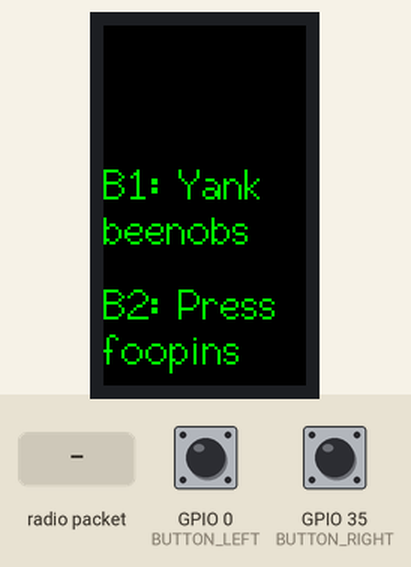
A sketch run on a simulated ESP32. Parts: 135×240 colour display. Inputs (shaded band) come from the test bench; at power-on: GPIO 0 (BUTTON_LEFT) HIGH, GPIO 35 (BUTTON_RIGHT) HIGH. Random numbers use the default seed unless the sketch sets one; what the sketch prints to the serial monitor is not drawn.

Above: at 0.2 s.
At 1.8 s:
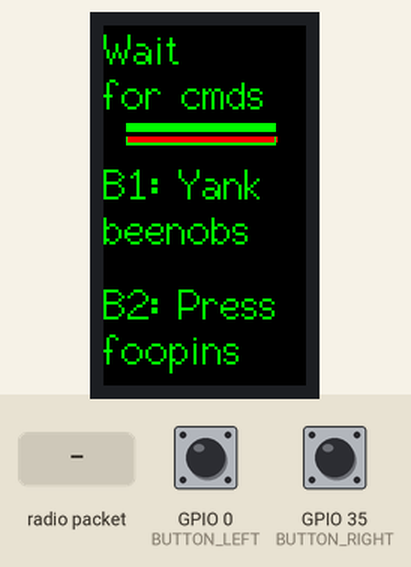
1.9 s: radio packet "A" arrives
At 2.12 s:
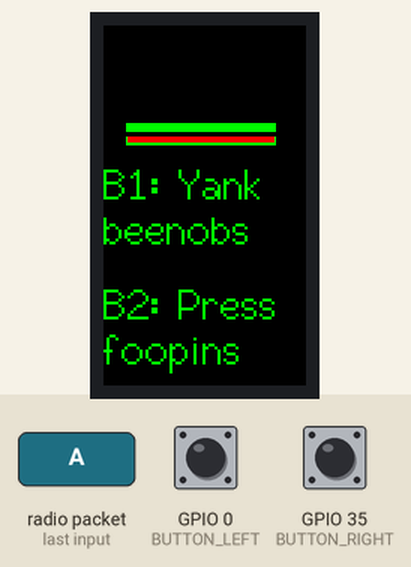
3.7 s: radio packet "A" arrives
5.2 s: radio packet "P" arrives
Timing chart, 0 to 8.2 s (numbered marks = the images above; inputs shaded):
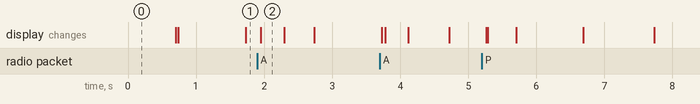

The sketch:

spaceteamAB.ino
```cpp
/*
  Spacetime using ESP32

  Modified by Tiffany Tseng for esp32 Arduino Board Definition 3.0+
  Originally created by Mark Santolucito for Barnard COMS 3930
  Based on DroneBot Workshop 2022 ESP-NOW Multi Unit Demo
*/

// Include Libraries
#include <WiFi.h>
#include <esp_now.h>
#include <TFT_eSPI.h>  // Graphics and font library for ST7735 driver chip
#include <SPI.h>

TFT_eSPI tft = TFT_eSPI();  // Invoke library, pins defined in User_Setup.h

String cmd1 = "";
String cmd2 = "";
volatile bool scheduleCmd1Send = false;
volatile bool scheduleCmd2Send = false;

String cmdRecvd = "";
const String waitingCmd = "Wait for cmds";
bool redrawCmdRecvd = false;

// for drawing progress bars
int progress = 0;
int threshold = 5; // number of commands answered correctly before move onto next level
bool redrawProgress = true;
int lastRedrawTime = 0;

//we could also use xSemaphoreGiveFromISR and its associated fxns, but this is fine
volatile bool scheduleCmdAsk = true;
hw_timer_t *askRequestTimer = NULL;
volatile bool askExpired = false;
hw_timer_t *askExpireTimer = NULL;
int expireLength = 25;

// Timer Logic
unsigned long startTime;
unsigned long currentTime;

#define ARRAY_SIZE 10
const String commandVerbs[ARRAY_SIZE] = { "Buzz", "Engage", "Floop", "Bother", "Twist", "Jingle", "Jangle", "Yank", "Press", "Play" };
const String commandNounsFirst[ARRAY_SIZE] = { "foo", "dev", "bobby", "jaw", "tooty", "wu", "fizz", "rot", "tea", "bee" };
const String commandNounsSecond[ARRAY_SIZE] = { "bars", "ices", "pins", "nobs", "zops", "tangs", "bells", "wels", "pops", "bops" };

int lineHeight = 30;

// Define LED and pushbutton pins
#define BUTTON_LEFT 0
#define BUTTON_RIGHT 35


void formatMacAddress(const uint8_t *macAddr, char *buffer, int maxLength)
// Formats MAC Address
{
  snprintf(buffer, maxLength, "%02x:%02x:%02x:%02x:%02x:%02x", macAddr[0], macAddr[1], macAddr[2], macAddr[3], macAddr[4], macAddr[5]);
}


void receiveCallback(const esp_now_recv_info_t *macAddr, const uint8_t *data, int dataLen)
/* Called when data is received
   You can receive 3 types of messages
   1) a "ASK" message, which indicates that your device should display the cmd if the device is free
   2) a "DONE" message, which indicates the current ASK? cmd has been executed
   3) a "PROGRESS" message, indicating a change in the progress of the spaceship

   Messages are formatted as follows:
   [A/D]: cmd
   For example, an ASK message for "Twist the wutangs":
   A: Twist the wutangs
   For example, a DONE message for "Engage the devnobs":
   D: Engage the devnobs
   For example, a PROGESS message for 75% progress
   P: 75
*/

{
  // Only allow a maximum of 250 characters in the message + a null terminating byte
  char buffer[ESP_NOW_MAX_DATA_LEN + 1];
  int msgLen = min(ESP_NOW_MAX_DATA_LEN, dataLen);
  strncpy(buffer, (const char *)data, msgLen);

  // Make sure we are null terminated
  buffer[msgLen] = 0;
  String recvd = String(buffer);
  Serial.println(recvd);
  // Format the MAC address
  char macStr[18];
  // formatMacAddress(macAddr, macStr, 18);

  // Send Debug log message to the serial port
  Serial.printf("Received message from: %s \n%s\n", macStr, buffer);
  if (recvd[0] == 'A' && cmdRecvd == waitingCmd && random(100) < 30)  //only take an ask if you don't have an ask already and only take it XX% of the time
  {
    recvd.remove(0, 3);
    cmdRecvd = recvd;
    redrawCmdRecvd = true;
    timerStart(askExpireTimer);  //once you get an ask, a timer starts
  } else if (recvd[0] == 'D' && recvd.substring(3) == cmdRecvd) {
    timerWrite(askExpireTimer, 0);
    timerStop(askExpireTimer);
    cmdRecvd = waitingCmd;
    progress = progress + 1;
    broadcast("P: " + String(progress));
    redrawCmdRecvd = true;

  } else if (recvd[0] == 'P') {
    recvd.remove(0, 3);
    progress = recvd.toInt();
    redrawProgress = true;
  }
}

void sentCallback(const uint8_t *macAddr, esp_now_send_status_t status)
// Called when data is sent
{
  char macStr[18];
  formatMacAddress(macAddr, macStr, 18);
  Serial.print("Last Packet Sent to: ");
  Serial.println(macStr);
  Serial.print("Last Packet Send Status: ");
  Serial.println(status == ESP_NOW_SEND_SUCCESS ? "Delivery Success" : "Delivery Fail");
}

void broadcast(const String &message)
// Emulates a broadcast
{
  // Broadcast a message to every device in range
  uint8_t broadcastAddress[] = { 0xFF, 0xFF, 0xFF, 0xFF, 0xFF, 0xFF };
  esp_now_peer_info_t peerInfo = {};
  memcpy(&peerInfo.peer_addr, broadcastAddress, 6);
  if (!esp_now_is_peer_exist(broadcastAddress)) {
    esp_now_add_peer(&peerInfo);
  }
  // Send message
  esp_err_t result = esp_now_send(broadcastAddress, (const uint8_t *)message.c_str(), message.length());
}

void IRAM_ATTR sendCmd1() {
  scheduleCmd1Send = true;
}

void IRAM_ATTR sendCmd2() {
  scheduleCmd2Send = true;
}

void IRAM_ATTR onAskReqTimer() {
  scheduleCmdAsk = true;
}

void IRAM_ATTR onAskExpireTimer() {
  askExpired = true;
  timerStop(askExpireTimer);
  timerWrite(askExpireTimer, 0);
}

void espnowSetup() {
  // Set ESP32 in STA mode to begin with
  delay(500);
  WiFi.mode(WIFI_STA);
  Serial.println("ESP-NOW Broadcast Demo");

  // Print MAC address
  Serial.print("MAC Address: ");
  Serial.println(WiFi.macAddress());

  // Disconnect from WiFi
  WiFi.disconnect();

  // Initialize ESP-NOW
  if (esp_now_init() == ESP_OK) {
    Serial.println("ESP-NOW Init Success");
    esp_now_register_recv_cb(receiveCallback);
    esp_now_register_send_cb(sentCallback);
  } else {
    Serial.println("ESP-NOW Init Failed");
    delay(3000);
    ESP.restart();
  }
}

void buttonSetup() {
  pinMode(BUTTON_LEFT, INPUT);
  pinMode(BUTTON_RIGHT, INPUT);

  attachInterrupt(digitalPinToInterrupt(BUTTON_LEFT), sendCmd1, FALLING);
  attachInterrupt(digitalPinToInterrupt(BUTTON_RIGHT), sendCmd2, FALLING);
}

void textSetup() {
  tft.init();
  tft.setRotation(0);

  tft.setTextSize(2);
  tft.fillScreen(TFT_BLACK);
  tft.setTextColor(TFT_GREEN, TFT_BLACK);
  drawControls();

  cmdRecvd = waitingCmd;
  redrawCmdRecvd = true;
}

void timerSetup() {
  // https://espressif-docs.readthedocs-hosted.com/projects/arduino-esp32/en/latest/api/timer.html
  askRequestTimer = timerBegin(1000000); // 1MHz
  timerAttachInterrupt(askRequestTimer, &onAskReqTimer);
  timerAlarm(askRequestTimer, 5 * 1000000, true, 0);  //send out an ask every 5 secs

  askExpireTimer = timerBegin(80000000);
  timerAttachInterrupt(askExpireTimer, &onAskExpireTimer);
  timerAlarm(askExpireTimer, expireLength * 1000000, true, 0);
  timerStop(askExpireTimer);
}
void setup() {
  Serial.begin(115200);

  textSetup();
  buttonSetup();
  espnowSetup();
  timerSetup();

  startTime = millis();
}

String genCommand() {
  String verb = commandVerbs[random(ARRAY_SIZE)];
  String noun1 = commandNounsFirst[random(ARRAY_SIZE)];
  String noun2 = commandNounsSecond[random(ARRAY_SIZE)];
  return verb + " " + noun1 + noun2;
}

void drawControls() {

  cmd1 = genCommand();
  cmd2 = genCommand();
  cmd1.indexOf(' ');
  // START OF MODIFICATION
  tft.drawString("B1: " + chanceScramble(cmd1.substring(0, cmd1.indexOf(' '))), 0, 90, 2);
  tft.drawString(chanceScramble(cmd1.substring(cmd1.indexOf(' ') + 1)), 0, 90 + lineHeight, 2);
  tft.drawString("B2: " + chanceScramble(cmd2.substring(0, cmd2.indexOf(' '))), 0, 170, 2);
  tft.drawString(chanceScramble(cmd2.substring(cmd2.indexOf(' ') + 1)), 0, 170 + lineHeight, 2);
  // END OF MODIFICATION

  // OLD CODE
  // tft.drawString("B1: " + cmd1.substring(0, cmd1.indexOf(' ')), 0, 90, 2);
  // tft.drawString(cmd1.substring(cmd1.indexOf(' ') + 1), 0, 90 + lineHeight, 2);
  // tft.drawString("B2: " + cmd2.substring(0, cmd2.indexOf(' ')), 0, 170, 2);
  // tft.drawString(cmd2.substring(cmd2.indexOf(' ') + 1), 0, 170 + lineHeight, 2);
}

// NEW METHOD ADDED
String chanceScramble(String phrase) {
  float scrambleProb = 0.4;
  float wordDeleteProb = 0.3;
  float r1 = float(random(0, 10))/10;
  Serial.println((String)"r1: "+r1);
  if (r1 < scrambleProb){
    // Scramble phrase
    int l = phrase.length();
    String scrambled = "";
    for (int i = 0; i < l; ++i){
      float r2 = float(random(0,11))/10;
      Serial.println((String)"r2: "+r2);
      if (r2 < wordDeleteProb){
        scrambled += "_";
      } else {
        scrambled += phrase.charAt(i);
      }
    }
    return scrambled;
  }
  return phrase;
}

void nextLevel(int threshold)
{
  cmd1 = "";
  cmd2 = "";
  scheduleCmd1Send = false;
  scheduleCmd2Send = false;

  cmdRecvd = "";
  redrawCmdRecvd = false;

  // for drawing progress bars
  progress = 0;
  threshold = threshold; // number of commands answered correctly before move onto next level
  redrawProgress = true;
  lastRedrawTime = 0;

  //we could also use xSemaphoreGiveFromISR and its associated fxns, but this is fine
  scheduleCmdAsk = true;
  //*askRequestTimer = NULL;
  askExpired = false;
  //*askExpireTimer = NULL;
  expireLength = 25;
  lineHeight = 30;

  Serial.begin(115200);

  textSetup();
  buttonSetup();
  espnowSetup();
  timerSetup();
  startTime = millis();
}


void checkGameOver(){
  float timePassed = (millis() - startTime)/1000;
  float maxTime = 60;
  tft.fillRect(16, lineHeight * 2 + 14, 100 - (timePassed/maxTime * 100), 4, TFT_RED);
  if (timePassed >= maxTime){
    tft.fillScreen(TFT_RED);
    tft.setTextSize(2);
    tft.setTextColor(TFT_WHITE, TFT_RED);
    tft.drawString("GAME", 20, 20, 2);
    tft.drawString("OVER!", 20, 80, 2);
    tft.drawString("Resetting", 18, 130, 2);
    delay(5000);
    ESP.restart();
  }
}

void loop() {
  currentTime = millis();

  if (scheduleCmd1Send) {
    broadcast("D: " + cmd1);
    scheduleCmd1Send = false;
  }
  if (scheduleCmd2Send) {
    broadcast("D: " + cmd2);
    scheduleCmd2Send = false;
  }
  if (scheduleCmdAsk) {
    String cmdAsk = random(2) ? cmd1 : cmd2;
    broadcast("A: " + cmdAsk);
    scheduleCmdAsk = false;
  }
  if (askExpired) {
    progress = max(0, progress - 1);
    broadcast(String(progress));
    //tft.fillRect(0, 0, 135, 90, TFT_RED);
    cmdRecvd = waitingCmd;
    redrawCmdRecvd = true;
    askExpired = false;
  }

  if ((millis() - lastRedrawTime) > 50) {
    tft.fillRect(15, lineHeight * 2 + 14, 100, 6, TFT_GREEN);
    //tft.fillRect(16, lineHeight * 2 + 14 + 1, (((expireLength * 1000000.0) - timerRead(askExpireTimer)) / (expireLength * 1000000.0)) * 98, 4, TFT_RED);
    checkGameOver();
    lastRedrawTime = millis();
  }

  if (redrawCmdRecvd || redrawProgress) {
    tft.fillRect(0, 0, 135, 90, TFT_BLACK);
    tft.drawString(cmdRecvd.substring(0, cmdRecvd.indexOf(' ')), 0, 0, 2);
    tft.drawString(cmdRecvd.substring(cmdRecvd.indexOf(' ') + 1), 0, 0 + lineHeight, 2);
    redrawCmdRecvd = false;

    if (progress >= threshold) {
      tft.fillScreen(TFT_BLUE);
      tft.setTextColor(TFT_WHITE, TFT_BLUE);
      threshold = threshold + 5;
      tft.drawString("Next", 20, 20, 2);
      tft.drawString("Level", 20, 80, 2);
      tft.drawString("Reached!", 18, 130, 2);
      delay(6000);
      nextLevel(threshold);
    } else {
      tft.fillRect(15, lineHeight * 2 + 5, 100, 6, TFT_GREEN);
      tft.fillRect(16, lineHeight * 2 + 5 + 1, progress * (100/threshold), 4, TFT_BLUE); // 100/threshold scales the progress bar
    }
    redrawProgress = false;
  }
}
```
